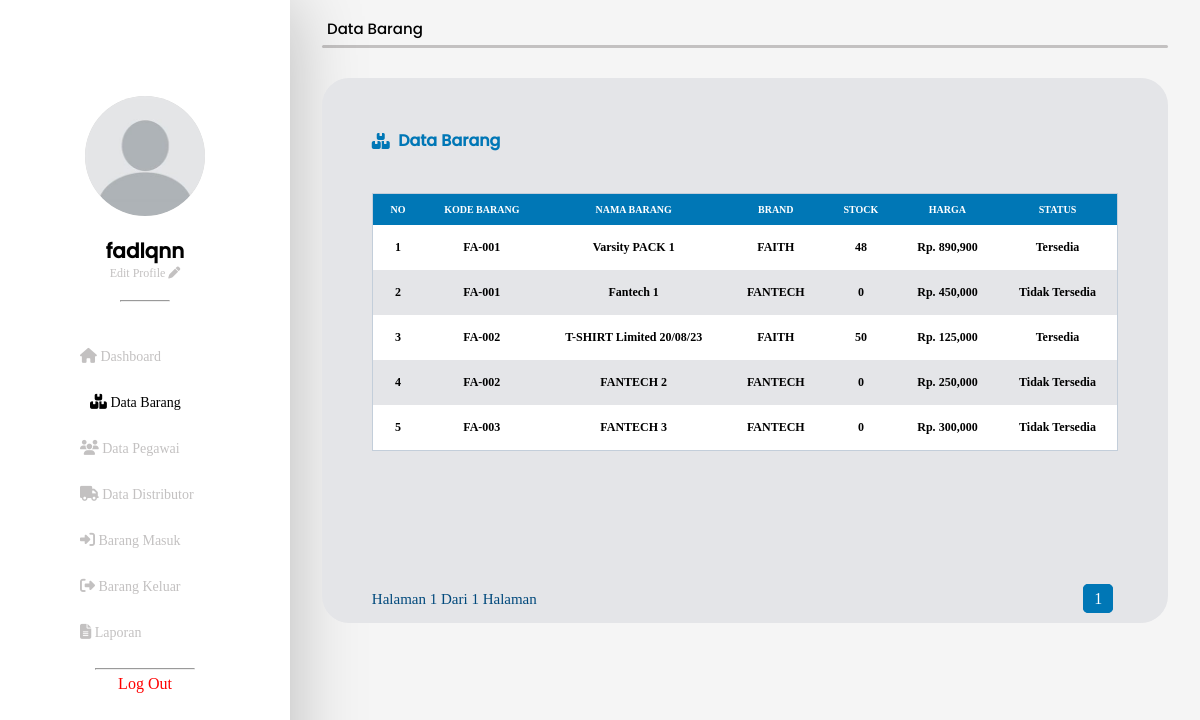
The app's page /user/data barang/data_barang.php?page=1 (signed in) with its own data.
### tables this page shows
CREATE TABLE `biodata` (
  `id_biodata` int(11) NOT NULL,
  `foto` text NOT NULL,
  `username` varchar(50) NOT NULL,
  `password` varchar(50) NOT NULL,
  `nama` varchar(50) NOT NULL,
  `alamat` text NOT NULL,
  `no_telp` varchar(20) NOT NULL,
  `tgl_lahir` date NOT NULL,
  `jk` enum('Laki-laki','Perempuan') NOT NULL,
  `level` int(11) NOT NULL
);

CREATE TABLE `data_barang` (
  `id_barang` int(11) NOT NULL,
  `id_distributor` int(11) NOT NULL,
  `tgl_masuk` timestamp NOT NULL DEFAULT current_timestamp() ON UPDATE current_timestamp(),
  `kode_barang` varchar(11) NOT NULL,
  `nama_barang` varchar(100) NOT NULL,
  `stock_barang` varchar(5) NOT NULL,
  `harga_barang` varchar(15) NOT NULL,
  `status_barang` enum('Tersedia','Tidak Tersedia','NONAKTIF') NOT NULL
);

CREATE TABLE `data_distributor` (
  `id_distributor` int(11) NOT NULL,
  `nama_distributor` varchar(100) NOT NULL,
  `brand` varchar(50) NOT NULL,
  `alamat_distributor` text NOT NULL,
  `no_telp` varchar(16) NOT NULL,
  `email_distributor` varchar(100) NOT NULL
);

### user/data barang/data_barang.php (the view, shortened to what this page needs)
<?php
$username = $_SESSION['username'];
$query = mysqli_query($koneksi, "SELECT * FROM biodata where username = '$username'");
$row = mysqli_fetch_array($query);
$us = $row['username'];
if (isset($_GET['page'])) {
    $aktif_page = $_GET['page'];
} else {
    $aktif_page = 1;
}
?>
<!DOCTYPE html>
<html lang="en">
<head>
    <link rel="stylesheet" href="../../assets/css/edit.css">
    <link rel="stylesheet" href="../../assets/css/all.min.css">
    <link rel="stylesheet" href="../../assets/css/fontawesome.min.css">
</head>
<body>
    <div id="content">
        <div class="navbar">
            <div class="photo">
                <?php
                $foto =  mysqli_query($koneksi, "SELECT foto FROM biodata where username = '$username'");
                while ($img = mysqli_fetch_array($foto)) { ?>
                    <img src="../../assets/profile photo/<?= $img['foto'] ?>" alt="photo profile">
                <?php } ?>
            </div>
            <h3><?= $us ?></h3>
            <a href="../edit profile/edit_profile.php" class="edit_prof">Edit Profile <i class="fa-solid fa-pen"></i></a>
            <hr>
            <div class="nav">
                <div class="data">
                    <ul>
                        <li><a href="../dashboard.php"><i class="fa-solid fa-house"></i> Dashboard</a></li>
                        <li><a href="data_barang.php?page=1" class="link-active"><i class="fa-solid fa-boxes-stacked"></i> Data Barang</a></li>
                        <li><a href="../data pegawai/data_pegawai.php?page=1"><i class="fa-solid fa-users"></i> Data Pegawai</a></li>
                        <li><a href="../data distributor/data_distributor.php?page=1"><i class="fa-solid fa-truck"></i> Data Distributor</a></li>
                        <li><a href="../barang masuk/barang_masuk.php?page=1"><i class="fa-solid fa-right-to-bracket"></i> Barang Masuk</a></li>
                        <li><a href="../barang keluar/barang_keluar.php?page=1"> <i class=" fa-solid fa-right-from-bracket"></i> Barang Keluar</a></li>
                        <li><a href="../laporan/laporan.php"><i class="fa-solid fa-file-lines"></i> Laporan</a></li>
                    </ul>
                    <hr>
                    <span><a href="../../koneksi/logout.php" onclick="return confirm('Apakah anda yakin akan meninggalkan web ini?')">Log Out</a></span>
                </div>
            </div>
        </div>
        <div class="container">
            <div class="head">
                <span>Data Barang</span>
            </div>
            <div class="line"></div>
            <div class="isi">
                <div class="text">
                    <div class="text1">
                        <b class="judul-isi"><i class="fa-solid fa-boxes-stacked"></i>&nbsp; Data Barang</b>
                    </div>
                </div>
                <div class="isi-barang">
                    <div class="table">
                        <table>
                            <tr>
                                <th>no</th>
                                <th>kode barang</th>
                                <th>nama barang</th>
                                <th>brand</th>
                                <th>stock</th>
                                <th>harga</th>
                                <th>status</th>
                            </tr>
                            <?php
                            include '../../koneksi/koneksi.php';
                            $data_page = mysqli_query($koneksi, "SELECT data_distributor.nama_distributor, data_barang.*
                            FROM data_barang
                            INNER JOIN data_distributor ON data_barang.id_distributor = data_distributor.id_distributor");
                            $data_batas = 7;
                            $total_data = mysqli_num_rows($data_page);
                            if ($total_data > 0) {
                                if ($total_data > 0) {
                                    $jumlah_pagination = ceil($total_data / $data_batas);
                                } else {
                                    $jumlah_pagination = 1;
                                }
                            } else {
                                $jumlah_pagination = 1;
                            }
                            if (isset($_GET['page'])) {
                                $aktif_page = $_GET['page'];
                            } else {
                                $aktif_page = 1;
                            }
                            $jumlah_link = 5;
                            if ($aktif_page > $jumlah_link) {
                                $start_number = $aktif_page - $jumlah_link;
                            } else {
                                $start_number = 1;
                            }
                            if ($aktif_page < ($jumlah_pagination -  $jumlah_link)) {
                                $end_number = $aktif_page + $jumlah_link;
                            } else {
                                $end_number = $jumlah_pagination;
                            }
                            $data_awal = ($aktif_page * $data_batas) - $data_batas;
                            $data_halaman = mysqli_query($koneksi, "SELECT *
                            FROM data_barang
                            INNER JOIN data_distributor ON data_barang.id_distributor = data_distributor.id_distributor
                            LIMIT $data_awal,$data_batas");
                            ?>
                            <?php
                            include '../../koneksi/koneksi.php';
                            $no = 1 + $data_awal;
                            while ($user_data = mysqli_fetch_array($data_halaman)) {
                                $kode_barang = $user_data['kode_barang'];
                                $nama_barang = $user_data['nama_barang'];
                                $brand = $user_data['brand'];
                                $stock = $user_data['stock_barang'];
                                $harga = $user_data['harga_barang'];
                                $status = $user_data['status_barang'];
                                if ($status == 'NONAKTIF' && $stock > 0) {
                                    $status = 'NONAKTIF';
                                } elseif ($status == 'NONAKTIF' && $stock == 0) {
                                    $status = 'NONAKTIF';
                                } elseif ($stock > 0) {
                                    $status = 'Tersedia';
                                } elseif ($stock == 0) {
                                    $status = 'Tidak Tersedia';
                                } else {
                                    echo 'Error' . mysqli_error($koneksi);
                                }
                            ?>
                                <tr>
                                    <td><?php echo $no++ ?></td>
                                    <td><?= $kode_barang ?></td>
                                    <td><?= $nama_barang ?></td>
                                    <td><?= $brand ?></td>
                                    <td><?= $stock ?></td>
                                    <td><?= $harga != '' ? "Rp. " . number_format($harga) : '' ?></td>
                                    <td><?= $status ?></td>
                                </tr>
                            <?php
                            }
                            ?>
                        </table>
                        <?php echo "<a class='halaman-1';> Halaman $aktif_page Dari $end_number Halaman </a>"; ?>
                        <div class="pagination">
                            <?php
                            for ($i = $start_number; $i <= $end_number; $i++) {
                                if (@$_GET['page'] == $i) {
                                    $active = 'active';
                                } else {
                                    $active = '';
                                }
                                echo '<a class="' . $active . '" href="?page=' . $i . '">' . $i . '</a>';
                            }
                            ?>
                        </div>
                    </div>
                </div>
            </div>
        </div>
    </div>
</body>
</html>

### assets/css/edit.css (style rules this page uses)
* { margin: 0; padding: 0; box-sizing: border-box; }
body { background-color: whitesmoke; position: relative; overflow-x: hidden; margin: 0; min-height: 100%; }
.navbar { position: relative; width: 300px; height: 100vh; background-color: #ffff; box-shadow: 0px 4px 69px rgba(0, 0, 0, 0.25); justify-content: center; align-items: center; text-align: center; display: flex; flex-direction: column; }
.photo { background-color: #d9d9d9; width: 120px; height: 120px; align-items: center; border-radius: 50%; justify-content: center; margin-top: 7px; margin-bottom: 10px; overflow: hidden; object-fit: cover; }
.navbar img { width: 100%; height: 100%; object-fit: cover; border-radius: 50%; max-width: 120px; max-height: 120px; }
.nav { position: relative; width: 250px; height: 400px; border-radius: 39px; margin: 0 20px; padding-top: 10px; }
.navbar h3 { font-family: poppins2; color: black; margin-top: 10px; margin-bottom: -10px; font-size: 20px; }
.navbar a { font-family: interreg; color: #c3c1c1; text-decoration: none; margin: 10px auto; transition: 0.3s ease-in-out; }
.edit_prof { font-size: 12px; }
.navbar .link-active { background-color: white; color: black; padding: 10px 10px; border-radius: 8px; font-family: interbold; }
.nav .data ul { text-decoration: none; list-style: none; margin-left: 35px; }
.nav .data li { margin: 25px; font-size: 14px; font-weight: 500; font-family: poppins2; text-align: left; }
.nav .data li i { font-size: 15px; }
.navbar hr { width: 50px; margin: 9px auto; color: #c3c1c1; }
.data hr { width: 100px; margin: 0 auto 5px; color: #c3c1c1; }
.data a { color: #c3c1c1; }
.data span a { color: red; }
#content { display: flex; height: 100vh; }
.container { width: 100%; }
.container span { font-size: 15px; font-weight: 500; font-family: poppins2; font-style: normal; margin-top: 12px; padding: 5px 9px; display: flex; }
.container .head span { padding: 5px 37px; }
.container .line { width: 93%; height: 3px; border-radius: 10px; background-color: #c3c1c1; margin: 0 auto; }
.container .isi { background-color: #e4e5e8; width: 93%; height: 545px; margin: 0 auto; padding: 50px; margin-top: 30px; border-radius: 27px; position: relative; }
.isi .text { font-family: poppins2; margin-bottom: 40px; }
.container .text .text1 .judul-isi { color: #0077b6; display: flex; justify-content: center; align-items: center; }
.container .text .text1 { display: flex; justify-content: space-between; }
.isi-barang .table { border-bottom-right-radius: 16px; border-bottom-left-radius: 16px; height: 55vh; }
.table table tr th { text-transform: uppercase; font-family: interreg; background-color: #0077B6; padding: 10px 15px; color: #fff; font-size: 10px; border-color: #354f52; }
.table table tr td { padding: 15px; font-family: interlight; font-size: 12px; font-weight: bold; border-color: #cad2c5; }
.table table tr:nth-child(even) { background-color: white; }
.table table { width: 100%; text-align: center; border-collapse: collapse; border-color: transparent; border: 1px solid #c3ceda; }
.pagination { position: absolute; bottom: 0; right: 0; margin-right: 50px; margin-bottom: 15px; }
.halaman-1 { position: absolute; bottom: 0; margin-right: 50px; margin-bottom: 15px; font-family: interreg; font-size: 15px; color:#01497C; }
.pagination .active { background-color: #0077B6; border: 1px #0077B6 solid; margin-right: 5px; margin-left: 5px; padding: 5px 10px; font-family: interreg; color: white; text-decoration: none; right: 0; border-radius: 5px; text-decoration: none; }

### records on screen
biodata: foto (placeholder picture), username "fadlqnn"
data_barang: kode_barang "FA-001", nama_barang "Varsity PACK 1", id_distributor.brand "FAITH", stock_barang "48", harga_barang "890,900", status_barang "Tersedia"
data_barang: kode_barang "FA-001", nama_barang "Fantech 1", id_distributor.brand "FANTECH", stock_barang "0", harga_barang "450,000", status_barang "Tidak Tersedia"
data_barang: kode_barang "FA-002", nama_barang "T-SHIRT Limited 20/08/23", id_distributor.brand "FAITH", stock_barang "50", harga_barang "125,000", status_barang "Tersedia"
data_barang: kode_barang "FA-002", nama_barang "FANTECH 2", id_distributor.brand "FANTECH", stock_barang "0", harga_barang "250,000", status_barang "Tidak Tersedia"
data_barang: kode_barang "FA-003", nama_barang "FANTECH 3", id_distributor.brand "FANTECH", stock_barang "0", harga_barang "300,000", status_barang "Tidak Tersedia"

### other values on screen
$aktif_page "1"
$end_number "1"
